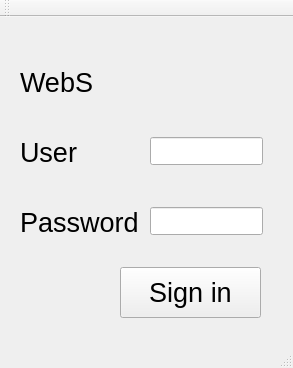
<?xml version="1.0" encoding="UTF-8"?>
<ui version="4.0">
 <class>MainWindow</class>
 <widget class="QMainWindow" name="MainWindow">
  <property name="geometry">
   <rect>
    <x>0</x>
    <y>0</y>
    <width>293</width>
    <height>368</height>
   </rect>
  </property>
  <property name="windowTitle">
   <string>MainWindow</string>
  </property>
  <widget class="QWidget" name="centralWidget">
   <widget class="QLabel" name="label">
    <property name="geometry">
     <rect>
      <x>20</x>
      <y>40</y>
      <width>91</width>
      <height>51</height>
     </rect>
    </property>
    <property name="font">
     <font>
      <pointsize>20</pointsize>
     </font>
    </property>
    <property name="text">
     <string>WebS</string>
    </property>
   </widget>
   <widget class="QLineEdit" name="inputUser">
    <property name="geometry">
     <rect>
      <x>150</x>
      <y>120</y>
      <width>113</width>
      <height>28</height>
     </rect>
    </property>
   </widget>
   <widget class="QLineEdit" name="inputPass">
    <property name="geometry">
     <rect>
      <x>150</x>
      <y>190</y>
      <width>113</width>
      <height>28</height>
     </rect>
    </property>
   </widget>
   <widget class="QLabel" name="label_2">
    <property name="geometry">
     <rect>
      <x>20</x>
      <y>110</y>
      <width>91</width>
      <height>51</height>
     </rect>
    </property>
    <property name="font">
     <font>
      <pointsize>20</pointsize>
     </font>
    </property>
    <property name="text">
     <string>User</string>
    </property>
   </widget>
   <widget class="QLabel" name="label_3">
    <property name="geometry">
     <rect>
      <x>20</x>
      <y>180</y>
      <width>121</width>
      <height>51</height>
     </rect>
    </property>
    <property name="font">
     <font>
      <pointsize>20</pointsize>
     </font>
    </property>
    <property name="text">
     <string>Password</string>
    </property>
   </widget>
   <widget class="QPushButton" name="btnSignIn">
    <property name="geometry">
     <rect>
      <x>120</x>
      <y>250</y>
      <width>141</width>
      <height>51</height>
     </rect>
    </property>
    <property name="font">
     <font>
      <pointsize>20</pointsize>
     </font>
    </property>
    <property name="text">
     <string>Sign in</string>
    </property>
   </widget>
  </widget>
  <widget class="QMenuBar" name="menuBar">
   <property name="geometry">
    <rect>
     <x>0</x>
     <y>0</y>
     <width>293</width>
     <height>22</height>
    </rect>
   </property>
  </widget>
  <widget class="QToolBar" name="mainToolBar">
   <attribute name="toolBarArea">
    <enum>TopToolBarArea</enum>
   </attribute>
   <attribute name="toolBarBreak">
    <bool>false</bool>
   </attribute>
  </widget>
  <widget class="QStatusBar" name="statusBar"/>
 </widget>
 <layoutdefault spacing="6" margin="11"/>
 <resources/>
 <connections/>
</ui>
